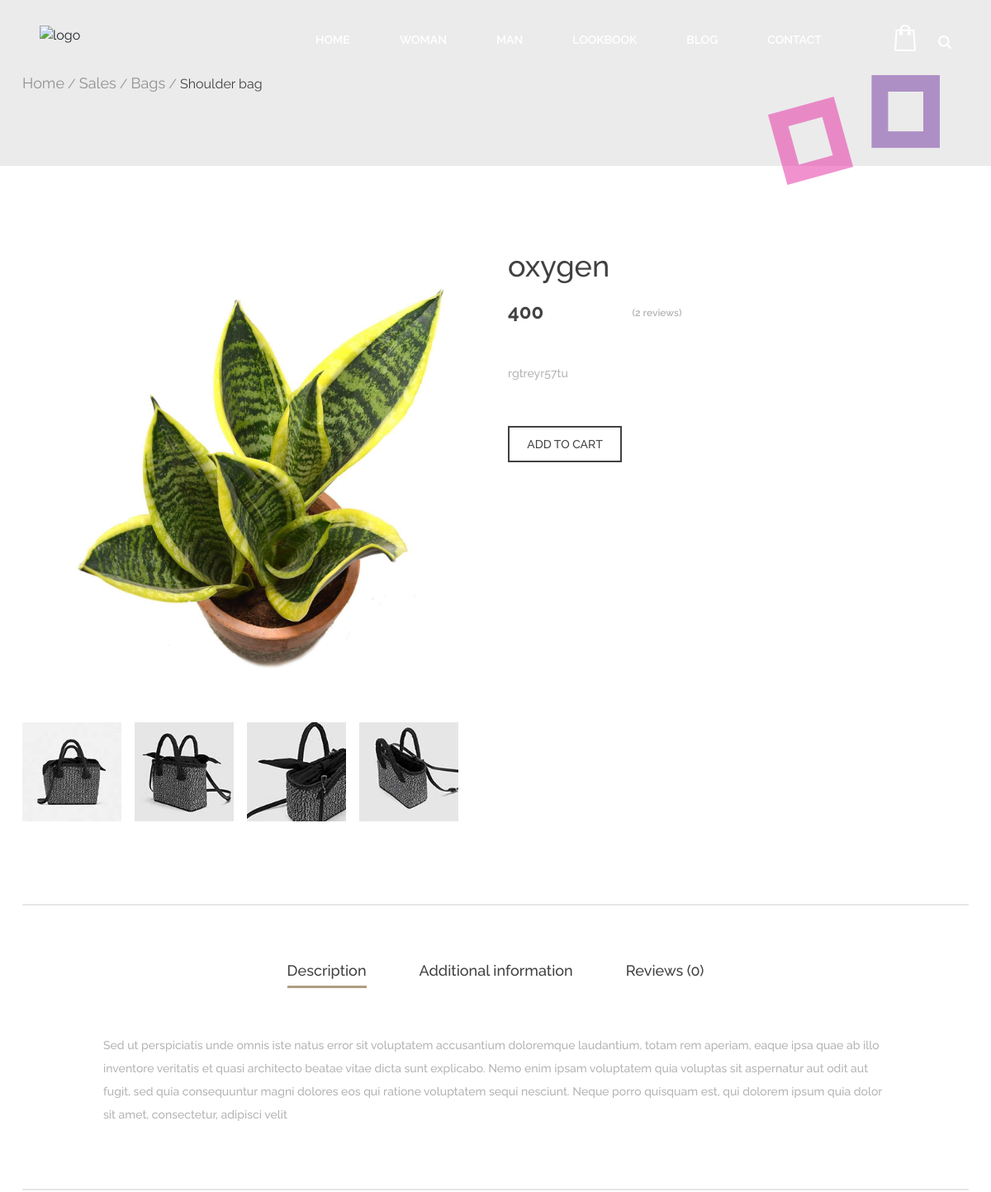
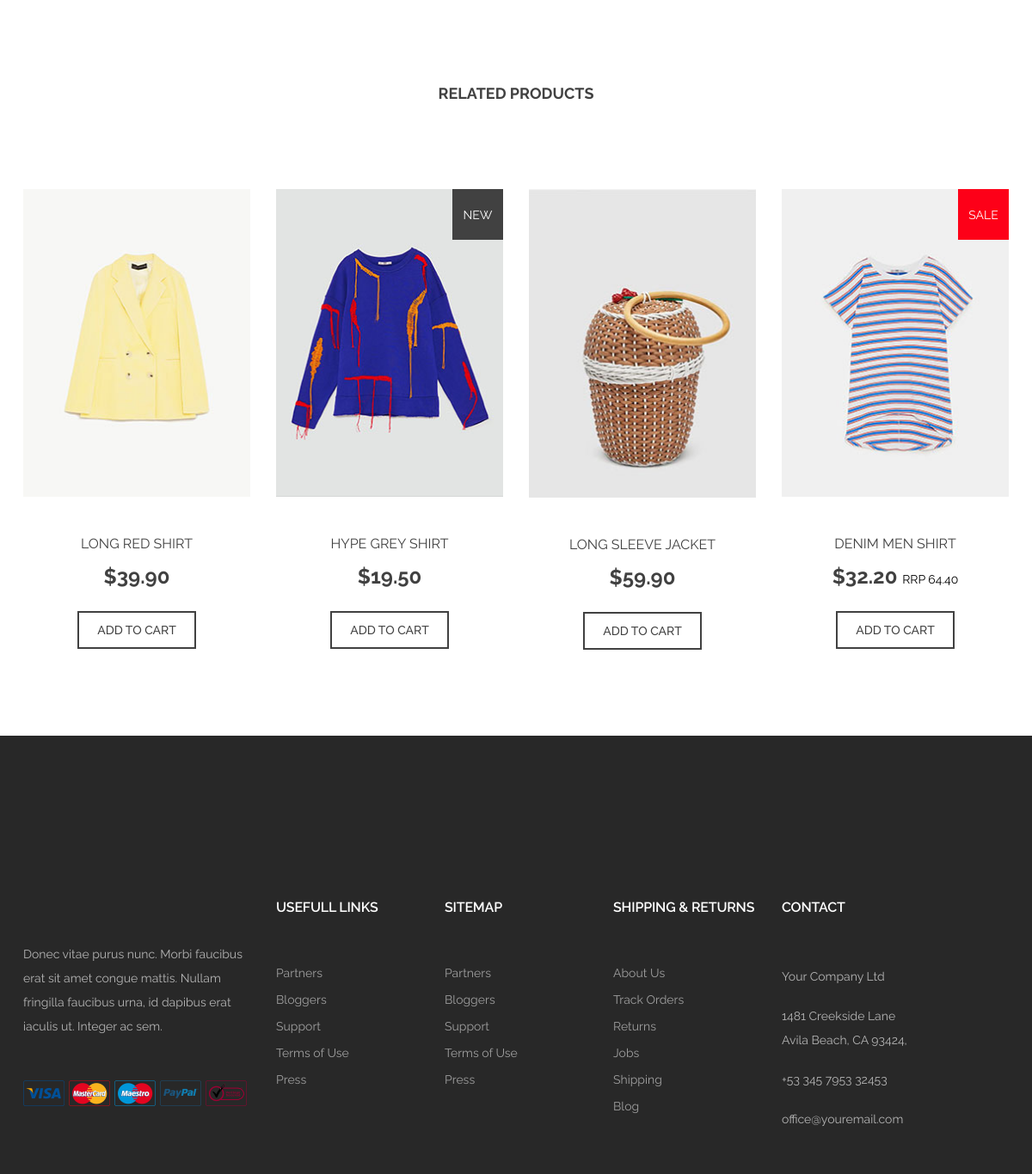
Page /product_view/1/ on the committed database (2 pictures, top to bottom).
### plant_app/models.py (models this page shows)
class Products(models.Model):
    name=models.CharField(max_length=250,unique=True)
    slug=models.SlugField(max_length=250,unique=True)
    img=models.ImageField(upload_to='product')
    desc=models.TextField()
    stock=models.IntegerField()
    available=models.BooleanField()
    price=models.IntegerField()
    category=models.ForeignKey(Categ,on_delete=models.CASCADE)

### plant_app/views.py (the view)
# urls.py: path('product_view/<str:pk>/',views.productdetails,name='details')
def productdetails(request,pk):
    proddet=Products.objects.get(id=pk)
    return render(request,'product.html',{'pr':proddet})

### templates/product.html (shortened to what this page needs)
{% extends 'base.html' %}
{% load static %}
{% block content %}
<body>
	<div class="page-info-section page-info">
		<div class="container">
			<div class="site-breadcrumb">
				<a href="">Home</a> /
				<a href="">Sales</a> /
				<a href="">Bags</a> /
				<span>Shoulder bag</span>
			</div>
			<img src="img/page-info-art.png" alt="" class="page-info-art">
		</div>
	</div>
	<div class="page-area product-page spad">
		<div class="container">
			<div class="row">
				<div class="col-lg-6">
					<figure>
						<img class="product-big-img" src="{{pr.img.url}}" alt="">
					</figure>
					<div class="product-thumbs">
						<div class="product-thumbs-track">
							<div class="pt" data-imgbigurl="img/product/1.jpg"><img src="img/product/thumb-1.jpg" alt=""></div>
							<div class="pt" data-imgbigurl="img/product/2.jpg"><img src="img/product/thumb-2.jpg" alt=""></div>
							<div class="pt" data-imgbigurl="img/product/3.jpg"><img src="img/product/thumb-3.jpg" alt=""></div>
							<div class="pt" data-imgbigurl="img/product/4.jpg"><img src="img/product/thumb-4.jpg" alt=""></div>
						</div>
					</div>
				</div>
				<div class="col-lg-6">
					<div class="product-content">
						<h2>{{pr.name}}</h2>
						<div class="pc-meta">
							<h4 class="price">{{pr.price}}</h4>
							<div class="review">
								<div class="rating">
									<i class="fa fa-star"></i>
									<i class="fa fa-star"></i>
									<i class="fa fa-star"></i>
									<i class="fa fa-star"></i>
									<i class="fa fa-star is-fade"></i>
								</div>
								<span>(2 reviews)</span>
							</div>
						</div>
						<p>{{pr.desc}}</p>
						<a href="{% url 'addcart' pr.id %}" class="site-btn btn-line">ADD TO CART</a>
					</div>
				</div>
			</div>
			<div class="product-details">
				<div class="row">
					<div class="col-lg-10 offset-lg-1">
						<ul class="nav" role="tablist">
							<li class="nav-item">
								<a class="nav-link active" id="1-tab" data-toggle="tab" href="#tab-1" role="tab" aria-controls="tab-1" aria-selected="true">Description</a>
							</li>
							<li class="nav-item">
								<a class="nav-link" id="2-tab" data-toggle="tab" href="#tab-2" role="tab" aria-controls="tab-2" aria-selected="false">Additional information</a>
							</li>
							<li class="nav-item">
								<a class="nav-link" id="3-tab" data-toggle="tab" href="#tab-3" role="tab" aria-controls="tab-3" aria-selected="false">Reviews (0)</a>
							</li>
						</ul>
						<div class="tab-content">
							<div class="tab-pane fade show active" id="tab-1" role="tabpanel" aria-labelledby="tab-1">
								<p>Sed ut perspiciatis unde omnis iste natus error sit voluptatem accusantium doloremque laudantium, totam rem aperiam, eaque ipsa quae ab illo inventore veritatis et quasi architecto beatae vitae dicta sunt explicabo. Nemo enim ipsam voluptatem quia voluptas sit aspernatur aut odit aut fugit, sed quia consequuntur magni dolores eos qui ratione voluptatem sequi nesciunt. Neque porro quisquam est, qui dolorem ipsum quia dolor sit amet, consectetur, adipisci velit</p>
							</div>
						</div>
					</div>
				</div>
			</div>
			<div class="text-center rp-title">
				<h5>Related products</h5>
			</div>
			<div class="row">
				<div class="col-lg-3">
					<div class="product-item">
						<figure>
							<img src="img/products/1.jpg" alt="">
						</figure>
						<div class="product-info">
							<h6>Long red Shirt</h6>
							<p>$39.90</p>
							<a href="#" class="site-btn btn-line">ADD TO CART</a>
						</div>
					</div>
				</div>
				<div class="col-lg-3">
					<div class="product-item">
						<figure>
							<img src="img/products/2.jpg" alt="">
							<div class="bache">NEW</div>
						</figure>
						<div class="product-info">
							<h6>Hype grey shirt</h6>
							<p>$19.50</p>
							<a href="#" class="site-btn btn-line">ADD TO CART</a>
						</div>
					</div>
				</div>
				<div class="col-lg-3">
					<div class="product-item">
						<figure>
							<img src="img/products/3.jpg" alt="">
						</figure>
						<div class="product-info">
							<h6>long sleeve jacket</h6>
							<p>$59.90</p>
							<a href="#" class="site-btn btn-line">ADD TO CART</a>
						</div>
					</div>
				</div>
				<div class="col-lg-3">
					<div class="product-item">
						<figure>
							<img src="img/products/4.jpg" alt="">
							<div class="bache sale">SALE</div>
						</figure>
						<div class="product-info">
							<h6>Denim men shirt</h6>
							<p>$32.20 <span>RRP 64.40</span></p>
							<a href="#" class="site-btn btn-line">ADD TO CART</a>
						</div>
					</div>
				</div>
			</div>
		</div>
	</div>
	<section class="footer-top-section home-footer">
		<div class="container">
			<div class="row">
				<div class="col-lg-3 col-md-8 col-sm-12">
					<div class="footer-widget about-widget">
						<p>Donec vitae purus nunc. Morbi faucibus erat sit amet congue mattis. Nullam fringilla faucibus urna, id dapibus erat iaculis ut. Integer ac sem.</p>
						<div class="cards">
							<img src="img/cards/5.png" alt="">
							<img src="img/cards/4.png" alt="">
							<img src="img/cards/3.png" alt="">
							<img src="img/cards/2.png" alt="">
							<img src="img/cards/1.png" alt="">
						</div>
					</div>
				</div>
				<div class="col-lg-2 col-md-4 col-sm-6">
					<div class="footer-widget">
						<h6 class="fw-title">usefull Links</h6>
						<ul>
							<li><a href="#">Partners</a></li>
							<li><a href="#">Bloggers</a></li>
							<li><a href="#">Support</a></li>
							<li><a href="#">Terms of Use</a></li>
							<li><a href="#">Press</a></li>
						</ul>
					</div>
				</div>
				<div class="col-lg-2 col-md-4 col-sm-6">
					<div class="footer-widget">
						<h6 class="fw-title">Sitemap</h6>
						<ul>
							<li><a href="#">Partners</a></li>
							<li><a href="#">Bloggers</a></li>
							<li><a href="#">Support</a></li>
							<li><a href="#">Terms of Use</a></li>
							<li><a href="#">Press</a></li>
						</ul>
					</div>
				</div>
				<div class="col-lg-2 col-md-4 col-sm-6">
					<div class="footer-widget">
						<h6 class="fw-title">Shipping & returns</h6>
						<ul>
							<li><a href="#">About Us</a></li>
							<li><a href="#">Track Orders</a></li>
							<li><a href="#">Returns</a></li>
							<li><a href="#">Jobs</a></li>
							<li><a href="#">Shipping</a></li>
							<li><a href="#">Blog</a></li>
						</ul>
					</div>
				</div>
				<div class="col-lg-2 col-md-4 col-sm-6">
					<div class="footer-widget">
						<h6 class="fw-title">Contact</h6>
						<div class="text-box">
							<p>Your Company Ltd </p>
							<p>1481 Creekside Lane  Avila Beach, CA 93424, </p>
							<p>+53 345 7953 32453</p>
							<p>office@youremail.com</p>
						</div>
					</div>
				</div>
			</div>
		</div>
	</section>
{% endblock %}

### rows in the picture
Products: img (picture), name "oxygen", price "400", desc "rgtreyr57tu"
